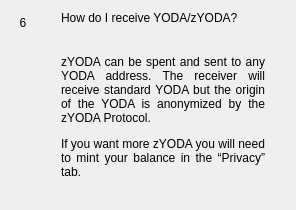
                  <widget class="QWidget" name="widgetFaq6" native="true">
                   <layout class="QHBoxLayout" name="horizontalpage_6" stretch="0,1">
                    <item alignment="Qt::AlignTop">
                     <widget class="QLabel" name="labelNumber6">
                      <property name="minimumSize">
                       <size>
                        <width>24</width>
                        <height>24</height>
                       </size>
                      </property>
                      <property name="maximumSize">
                       <size>
                        <width>16777215</width>
                        <height>24</height>
                       </size>
                      </property>
                      <property name="text">
                       <string>6</string>
                      </property>
                      <property name="alignment">
                       <set>Qt::AlignCenter</set>
                      </property>
                     </widget>
                    </item>
                    <item>
                     <layout class="QVBoxLayout" name="verticalLayoutpage_6">
                      <property name="spacing">
                       <number>0</number>
                      </property>
                      <property name="leftMargin">
                       <number>20</number>
                      </property>
                      <property name="rightMargin">
                       <number>20</number>
                      </property>
                      <item>
                       <widget class="QLabel" name="labelSubtitle6">
                        <property name="text">
                         <string>How do I receive YODA/zYODA?</string>
                        </property>
                        <property name="wordWrap">
                         <bool>true</bool>
                        </property>
                       </widget>
                      </item>
                      <item>
                       <spacer name="verticalSpacer_60">
                        <property name="orientation">
                         <enum>Qt::Vertical</enum>
                        </property>
                        <property name="sizeType">
                         <enum>QSizePolicy::Fixed</enum>
                        </property>
                        <property name="sizeHint" stdset="0">
                         <size>
                          <width>20</width>
                          <height>30</height>
                         </size>
                        </property>
                       </spacer>
                      </item>
                      <item>
                       <widget class="QLabel" name="labelContent6">
                        <property name="text">
                         <string>
                           &lt;html&gt;&lt;head/&gt;&lt;body&gt;&lt;p align=&quot;justify&quot;&gt;
                           zYODA can be spent and sent to any YODA address. The receiver will
                           receive standard YODA but the origin of the YODA is anonymized by the zYODA Protocol.
                           &lt;/p&gt;&lt;p align=&quot;justify&quot;&gt;
                           If you want more zYODA you will need to mint your balance in the “Privacy” tab.
                           &lt;/p&gt;&lt;/body&gt;&lt;/html&gt;
                         </string>
                        </property>
                        <property name="alignment">
                         <set>Qt::AlignLeading|Qt::AlignLeft|Qt::AlignTop</set>
                        </property>
                        <property name="wordWrap">
                         <bool>true</bool>
                        </property>
                       </widget>
                      </item>
                      <item>
                       <spacer name="verticalSpacer_61">
                        <property name="orientation">
                         <enum>Qt::Vertical</enum>
                        </property>
                        <property name="sizeHint" stdset="0">
                         <size>
                          <width>20</width>
                          <height>20</height>
                         </size>
                        </property>
                       </spacer>
                      </item>
                     </layout>
                    </item>
                   </layout>
                  </widget>
